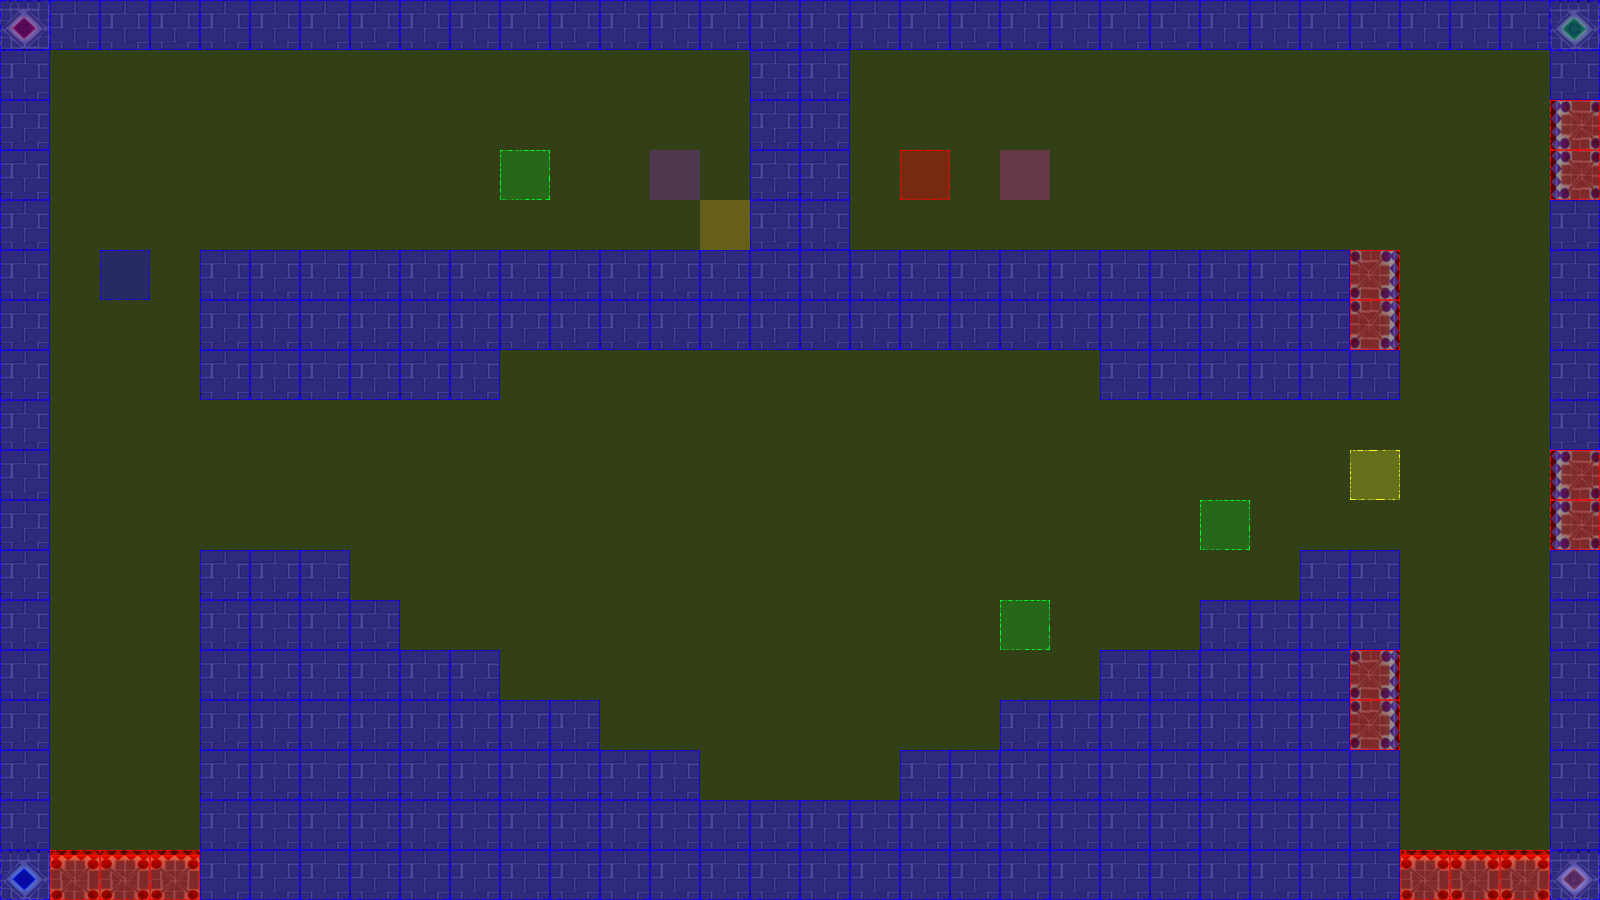

Rendered tile map (Tiled .tmx) drawn with the repository's tilesets; below, a short description and the map source with its tile grids summarised:
An orthogonal 32x18 tile map with 50x50 px tiles, 3 tile layers (terrain, collision, event), 2 tilesets.

<map version="1.0" orientation="orthogonal" renderorder="left-up" width="32" height="18" tilewidth="50" tileheight="50" nextobjectid="3">
 <tileset firstgid="1" name="castleTile" tilewidth="50" tileheight="50" tilecount="36" columns="6">
  <image source="tiles/castleTile.png" width="300" height="300" />
 </tileset>
 <tileset firstgid="37" name="collisionTile" tilewidth="50" tileheight="50" tilecount="12" columns="3">
  <image source="tiles/collisionTile.png" width="150" height="200" />
 </tileset>
 <layer name="terrain" width="32" height="18">
  <data>[576 cells, 249 non-empty, 8 distinct tile ids]</data>
 </layer>
 <layer name="collision" width="32" height="18">
  <data>[576 cells, 576 non-empty, 3 distinct tile ids]</data>
 </layer>
 <layer name="event" width="32" height="18">
  <data>[576 cells, 9 non-empty, 7 distinct tile ids]</data>
 </layer>
</map>
